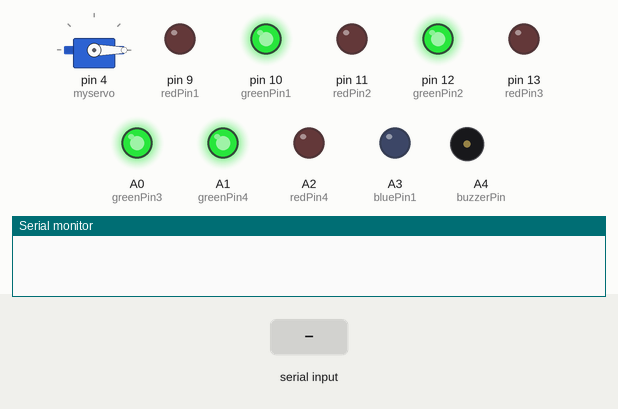
This sketch was run on a simulated Arduino Uno, built with avr-gcc and run on an emulated ATmega328P. On the bench: servo, output pins drawn as LEDs (lit = HIGH), buzzer (waves = sounding), the last lines printed to the serial monitor. Inputs (shaded band) come from the test bench.

Above: at 1.2 s.
1.3 s: "0\n" received over Serial
At 4.1 s:
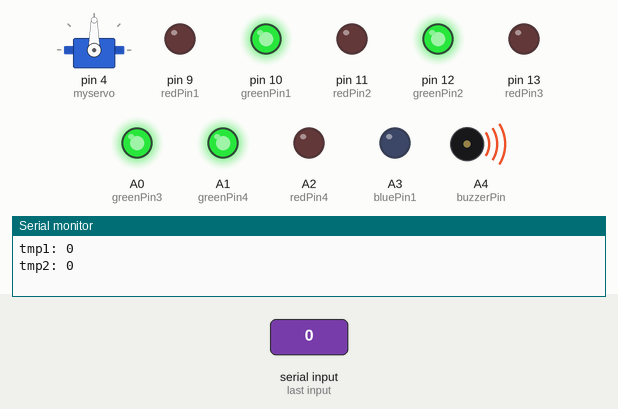
4.3 s: "90,45,200\n" received over Serial
At 6.6 s:
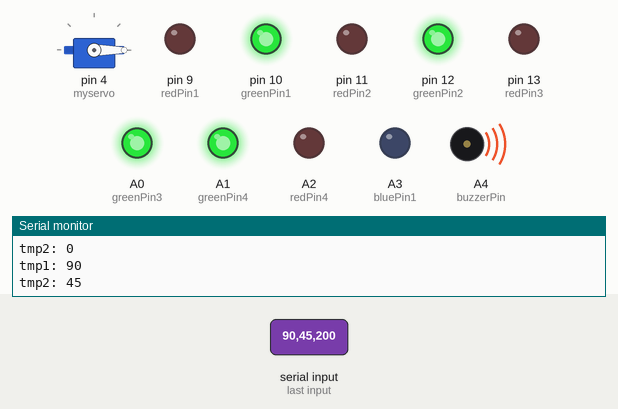
7.3 s: "30,150,10\n" received over Serial
At 10.3 s:
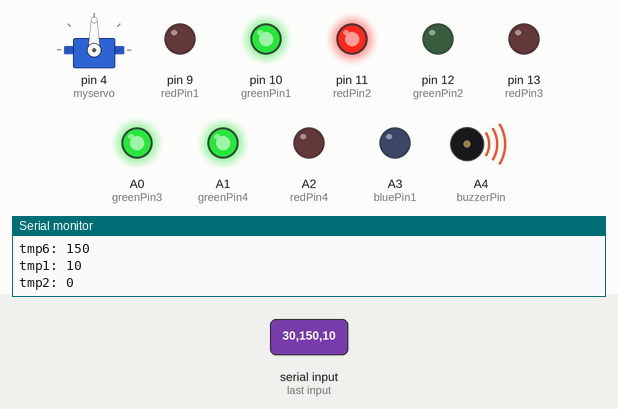
Timing chart, 0 to 11.8 s (numbered marks = the images above; inputs shaded):
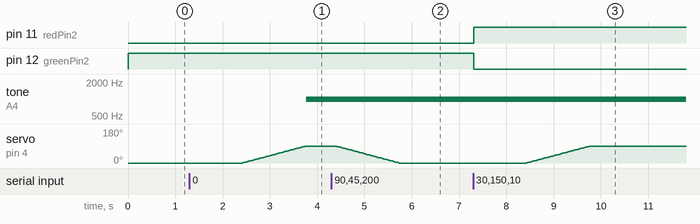

Measured:
- after the input at 1.3 s, tone on A4 (buzzerPin): silent → 1000 Hz after 2.5 s; servo on pin 4 (myservo): moves from 0° to 90° over 1.4 s, starting after 1.1 s
- after the input at 4.3 s, servo on pin 4 (myservo): moves from 90° to 0° over 1.3 s, starting after 0.09 s
- after the input at 7.3 s, pin 11 (redPin2): LOW → HIGH after 0.01 s instead of 1.4 s; pin 12 (greenPin2): HIGH → LOW after 0.01 s instead of 1.4 s

The sketch:

parking_01.ino
```cpp
#include <Servo.h>

Servo myservo;

#define ir_enter 2
#define ir_back  3
#define ir_car1 5
#define ir_car2 6
#define ir_car3 7
#define ir_car4 8

#define redPin1 9
#define greenPin1 10
#define bluePin1 A3

#define redPin2 11
#define greenPin2 12
#define bluePin2 A3

#define redPin3 13
#define greenPin3 A0
#define bluePin3 A3

#define redPin4 A2
#define greenPin4 A1
#define bluePin4 A3

#define buzzerPin A4

int flag1 = 0, flag2 = 0;

int tmp1 = 2000;
int tmp2 = 2000;
int tmp3, tmp4, tmp5, tmp6;
int pos = 0;

int buzzerFlag = 0;

void setup() {
  Serial.begin(9600);

  pinMode(ir_car1, INPUT);
  pinMode(ir_car2, INPUT);
  pinMode(ir_car3, INPUT);
  pinMode(ir_car4, INPUT);
  pinMode(ir_enter, INPUT);
  pinMode(ir_back, INPUT);

  pinMode(redPin1, OUTPUT);
  pinMode(greenPin1, OUTPUT);
  pinMode(bluePin1, OUTPUT);
  digitalWrite(greenPin1, HIGH);

  pinMode(redPin2, OUTPUT);
  pinMode(greenPin2, OUTPUT);
  pinMode(bluePin2, OUTPUT);
  digitalWrite(greenPin2, HIGH);

  pinMode(redPin3, OUTPUT);
  pinMode(greenPin3, OUTPUT);
  pinMode(bluePin3, OUTPUT);
  digitalWrite(greenPin3, HIGH);

  pinMode(redPin4, OUTPUT);
  pinMode(greenPin4, OUTPUT);
  pinMode(bluePin4, OUTPUT);
  digitalWrite(greenPin4, HIGH);

  myservo.attach(4);
  myservo.write(0);

  pinMode(buzzerPin, OUTPUT);

}

void loop() {


  if (Serial.available() >= 2) {
    tmp1 = Serial.parseInt();
    tmp2 = Serial.parseInt();

    Serial.print("tmp1: ");
    Serial.println(tmp1);
    Serial.print("tmp2: ");
    Serial.println(tmp2);

    if (tmp1 == 0 || tmp2 == 0) {
      for(pos = 0; pos <= 90; pos += 1) {
        myservo.write(pos);
        flag1 = 1;
        flag2 = 1;
        delay(15);
      }
    }
    else if (flag1 == 1 && flag2 == 1) {
      	for(pos = 90; pos >= 0; pos -= 1) {
       	 	myservo.write(pos);
       	 	flag1 = 0;
        	flag2 = 0;
          	delay(15);
      	}
    }
  }

   if (pos != 0 && !buzzerFlag) {
      tone(buzzerPin, 1000);
      delay(500);
      buzzerFlag = 1;
    }
   else if (pos == 0) {
      noTone(buzzerPin);
      buzzerFlag = 0;
    }


  if (Serial.available() >= 4) {
    tmp3 = Serial.parseInt();
    tmp4 = Serial.parseInt();
    tmp5 = Serial.parseInt();
    tmp6 = Serial.parseInt();

    Serial.print("tmp3: ");
    Serial.println(tmp3);
    Serial.print("tmp4: ");
    Serial.println(tmp4);
    Serial.print("tmp5: ");
    Serial.println(tmp5);
    Serial.print("tmp6: ");
    Serial.println(tmp6);

      if (tmp3 == 0) {
        digitalWrite(redPin1, HIGH);
        digitalWrite(greenPin1, LOW);
        digitalWrite(bluePin1, LOW);
      } else if(tmp3 == 1) {
        digitalWrite(redPin1, LOW);
        digitalWrite(greenPin1, HIGH);
        digitalWrite(bluePin1, LOW);
      }


      if (tmp4 == 0) {
        digitalWrite(redPin2, HIGH);
        digitalWrite(greenPin2, LOW);
        digitalWrite(bluePin2, LOW);
      } else if(tmp4 == 1) {
        digitalWrite(redPin2, LOW);
        digitalWrite(greenPin2, HIGH);
        digitalWrite(bluePin2, LOW);
      }

      if (tmp5 == 0) {
        digitalWrite(redPin3, HIGH);
        digitalWrite(greenPin3, LOW);
        digitalWrite(bluePin3, LOW);
      } else if(tmp5 == 1) {
        digitalWrite(redPin3, LOW);
        digitalWrite(greenPin3, HIGH);
        digitalWrite(bluePin3, LOW);
      }

      if (tmp6 == 0) {
        digitalWrite(redPin4, HIGH);
        digitalWrite(greenPin4, LOW);
        digitalWrite(bluePin4, LOW);
      } else if(tmp6 == 1) {
        digitalWrite(redPin4, LOW);
        digitalWrite(greenPin4, HIGH);
        digitalWrite(bluePin4, LOW);
      }
    }

  delay(100);
}
```
